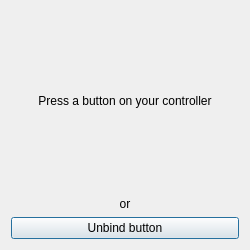
<?xml version="1.0" encoding="UTF-8"?>
<ui version="4.0">
 <class>Dialog_getGameControllerButton</class>
 <widget class="QDialog" name="Dialog_getGameControllerButton">
  <property name="geometry">
   <rect>
    <x>0</x>
    <y>0</y>
    <width>250</width>
    <height>250</height>
   </rect>
  </property>
  <property name="windowTitle">
   <string>Waiting for controller button</string>
  </property>
  <layout class="QVBoxLayout" name="verticalLayout_2">
   <item>
    <widget class="QLabel" name="label">
     <property name="text">
      <string>Press a button on your controller</string>
     </property>
     <property name="alignment">
      <set>Qt::AlignCenter</set>
     </property>
    </widget>
   </item>
   <item>
    <layout class="QVBoxLayout" name="verticalLayout">
     <item>
      <widget class="QLabel" name="label_2">
       <property name="sizePolicy">
        <sizepolicy hsizetype="Preferred" vsizetype="Maximum">
         <horstretch>0</horstretch>
         <verstretch>0</verstretch>
        </sizepolicy>
       </property>
       <property name="text">
        <string>or</string>
       </property>
       <property name="alignment">
        <set>Qt::AlignCenter</set>
       </property>
      </widget>
     </item>
     <item>
      <widget class="QPushButton" name="pb_unbind">
       <property name="text">
        <string>Unbind button</string>
       </property>
      </widget>
     </item>
    </layout>
   </item>
  </layout>
 </widget>
 <resources/>
 <connections/>
</ui>
